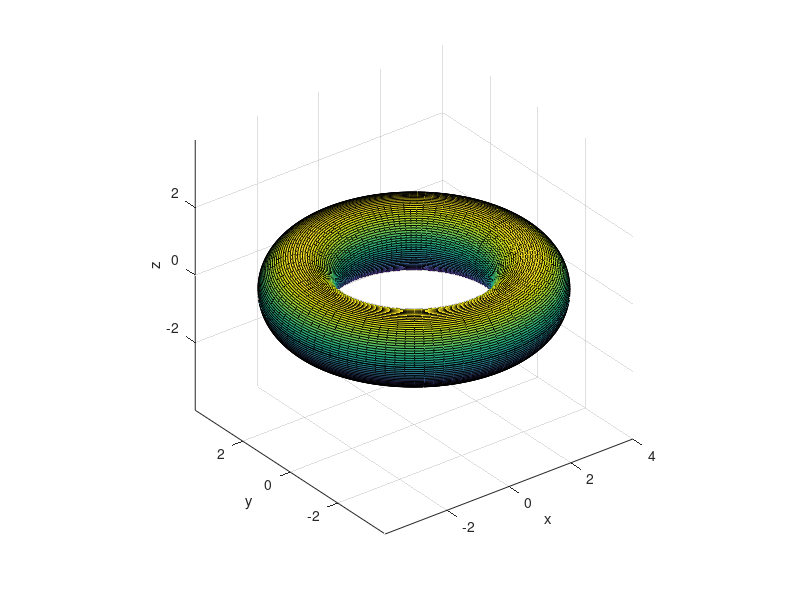

This figure's MATLAB source:
u = linspace(0, 2*pi);
v = linspace(0, 2*pi);
[U, V] = meshgrid(u, v);
a = 3;
r = 1;

rx = (a+r*cos(U)).*cos(V);
ry = (a+r*cos(U)).*sin(V);
rz = r*sin(U);

surf(rx, ry, rz);
xlabel('x');
ylabel('y');
zlabel('z');
axis equal